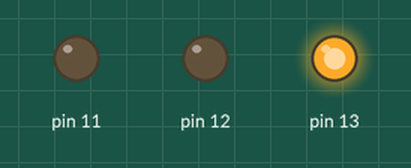
Recording of a sketch running on a simulated Arduino Uno, built with avr-gcc and run on an emulated ATmega328P. Parts: output pins drawn as LEDs (lit = HIGH).

Above: at 0.05 s.
At 0.75 s:
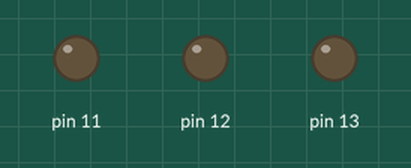
At 1.45 s:
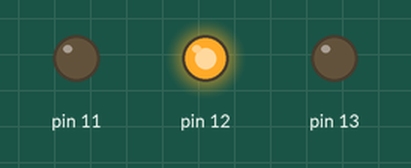
At 2.85 s:
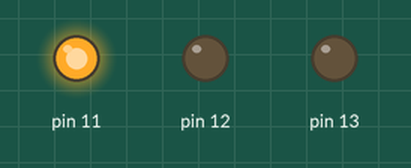
Timing chart, 0 to 3.1 s (numbered marks = the images above):
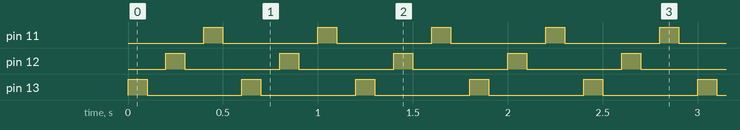

Measured:
- by itself, pin 11–13: alternates HIGH for 0.10 s and LOW for 0.50 s

The sketch:

Dancing_LED.ino
```cpp
void setup() {
  // initialize digital pin LED_BUILTIN as an output.
  pinMode(13, OUTPUT);
   pinMode(12, OUTPUT);
    pinMode(11, OUTPUT);

}

// the loop function runs over and over again forever
void loop() {
  digitalWrite(13, HIGH);   // turn the LED on (HIGH is the voltage level)
  delay(100);                       // wait for a second
  digitalWrite(13, LOW);    // turn the LED off by making the voltage LOW
  delay(100);                       // wait for a second

  digitalWrite(12, HIGH);   // turn the LED on (HIGH is the voltage level)
  delay(100);                       // wait for a second
  digitalWrite(12, LOW);    // turn the LED off by making the voltage LOW
  delay(100);

  digitalWrite(11, HIGH);   // turn the LED on (HIGH is the voltage level)
  delay(100);                       // wait for a second
  digitalWrite(11, LOW);    // turn the LED off by making the voltage LOW
  delay(100);
}
```
